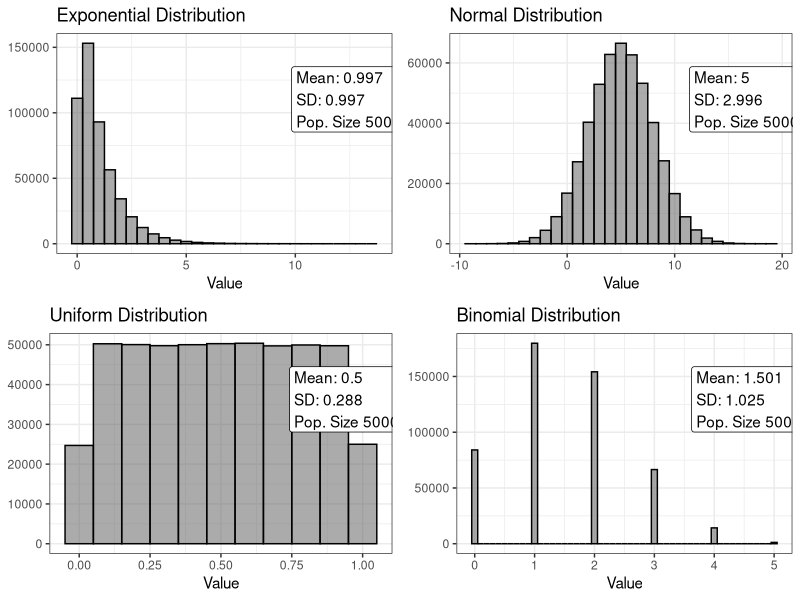
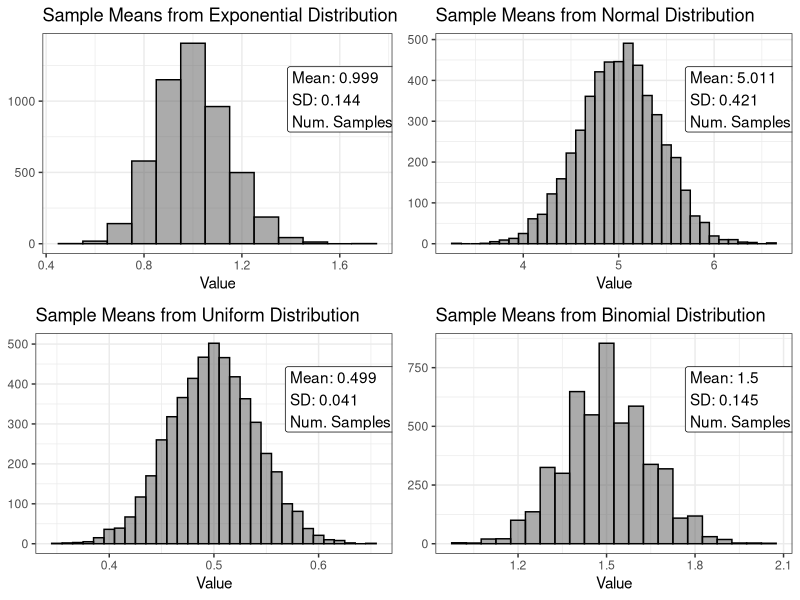

Reproduce these figures in R, in order.
rm(list=ls())
library(tidyverse)
library(gridExtra)

set.seed(33)

pop_size    <- 500000
sample_size <- 50
num_samples <- 5000

population_unif <- runif(pop_size)
population_exp  <- rexp(pop_size)
population_norm <- rnorm(pop_size, mean = 5, sd = 3)
population_bin  <- rbinom(pop_size, size = 5, prob = 0.3)


#----------------------------------------------
# Plot functions
#----------------------------------------------
plot_pop <- function(pop_dist, binwidth, dist_name, ann_x=NULL, ann_y=NULL) {
  
  pop_mean <- round(mean(pop_dist), 3)
  pop_sd   <- round(sd(pop_dist), 3)
  pop_N    <- length(pop_dist) 
  
  ann_x <- ifelse(is.null(ann_x), 0.7, ann_x)
  ann_y <- ifelse(is.null(ann_y), 0.7, ann_y)
  
  data.frame(val = pop_dist) |>
    ggplot(aes(x = val)) +
      geom_histogram(binwidth = binwidth, alpha = 0.5, color="black") +
      xlab("Value") + ylab(NULL) +
      labs(title = paste0(dist_name, " Distribution")) +
      theme_bw() +
      annotate("label", x = I(ann_x), y = I(ann_y),
               label = paste("Mean:", pop_mean, 
                             "\nSD:", pop_sd, 
                             "\nPop. Size", pop_N),
               color = "black", hjust = "left") 
}

plot_means <- function(pop_dist, num_samples, sample_size, 
                       binwidth, dist_name, ann_x=NULL, ann_y=NULL) {
  
  mean_draws <- replicate(num_samples, 
                          mean(sample(pop_dist, sample_size, replace = TRUE)))
  
  s_mean <- round(mean(mean_draws), 3)
  s_sd   <- round(sd(mean_draws), 3)
  
  ann_x <- ifelse(is.null(ann_x), 0.7, ann_x)
  ann_y <- ifelse(is.null(ann_y), 0.7, ann_y)
  
  data.frame(val = mean_draws) |>
    ggplot(aes(x = val)) +
    geom_histogram(binwidth = binwidth, alpha = 0.5, color="black") +
    xlab("Value") + ylab(NULL) +
    labs(title = paste0("Sample Means from ", dist_name, " Distribution")) +
    theme_bw() +
    annotate("label", x = I(ann_x), y = I(ann_y),
             label = paste("Mean:", s_mean, 
                           "\nSD:", s_sd, 
                           "\nNum. Samples", num_samples),
             color = "black", hjust = "left") 
}
#-------------------------------------------------------------------------------
#-------------------------------------------------------------------------------


grid.arrange(
  plot_pop(population_exp, binwidth = 0.5, dist_name = "Exponential"),
  plot_pop(population_norm, binwidth = 1, dist_name = "Normal"), 
  plot_pop(population_unif, binwidth = 0.1, dist_name = "Uniform"), 
  plot_pop(population_bin, binwidth = 0.1, dist_name = "Binomial"),
  ncol = 2)

grid.arrange(
  plot_means(population_exp, num_samples = num_samples, 
             sample_size = sample_size, binwidth = 0.1, 
             dist_name = "Exponential"),
  plot_means(population_norm, num_samples = num_samples, 
             sample_size = sample_size, binwidth = 0.1, 
             dist_name = "Normal"), 
  plot_means(population_unif, num_samples = num_samples, 
             sample_size = sample_size, binwidth = 0.01, 
             dist_name = "Uniform"), 
  plot_means(population_bin, num_samples = num_samples, 
             sample_size = sample_size, binwidth = 0.05, 
             dist_name = "Binomial"),
  ncol = 2)
